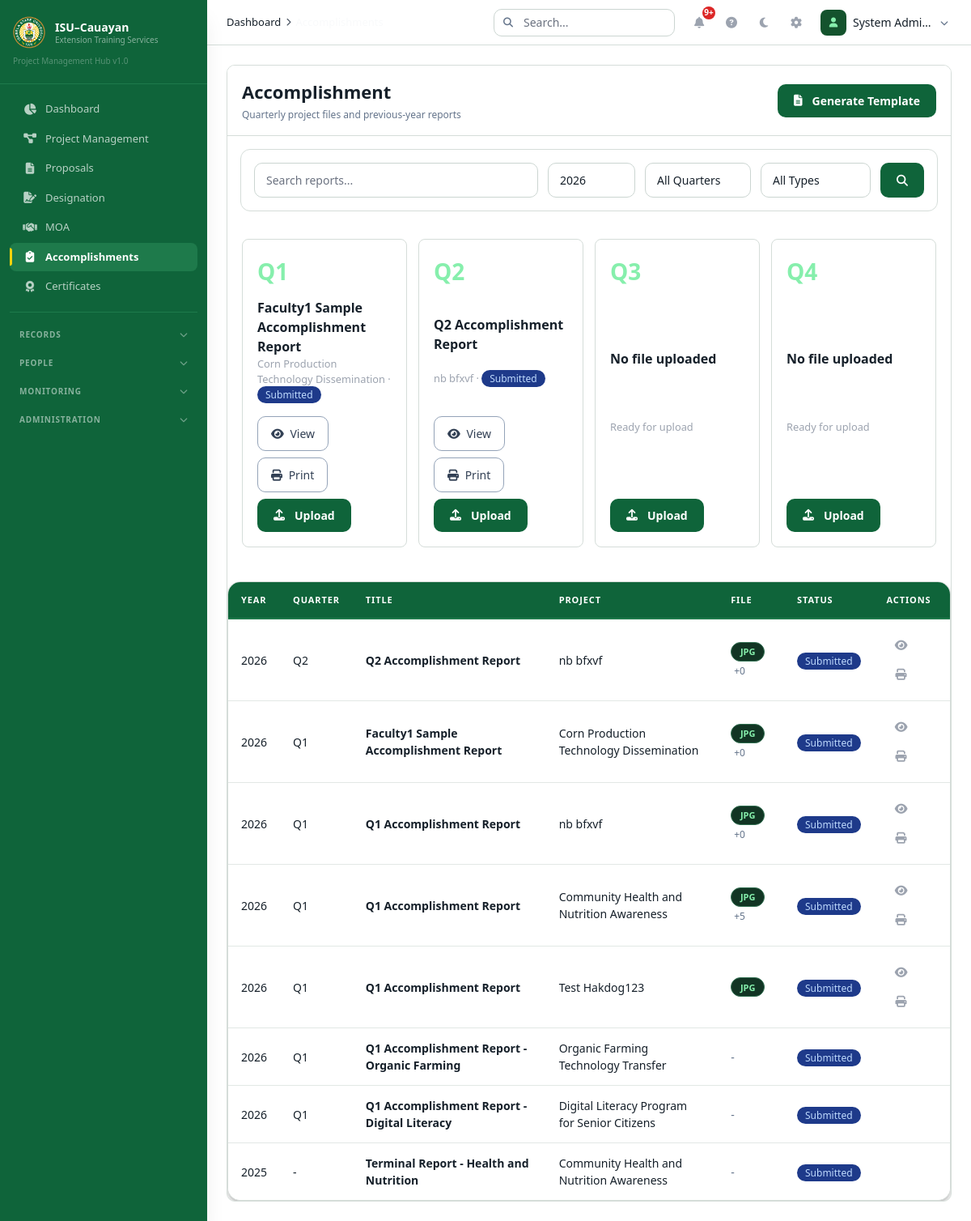
The app's page /index.php?module=reports (signed in) with its own data.
### tables this page shows
CREATE TABLE `accomplishment_reports` (
  `id` int(11) NOT NULL,
  `report_number` varchar(30) NOT NULL,
  `report_type` enum('quarterly','semi_annual','annual','terminal') NOT NULL,
  `period_quarter` enum('Q1','Q2','Q3','Q4') DEFAULT NULL,
  `period_year` year(4) DEFAULT NULL,
  `project_id` int(11) NOT NULL,
  `title` varchar(255) NOT NULL,
  `summary` text DEFAULT NULL,
  `submitted_by` int(11) NOT NULL,
  `date_submitted` date DEFAULT NULL,
  `status` enum('draft','submitted','under_review','approved','returned') NOT NULL DEFAULT 'draft',
  `reviewed_by` int(11) DEFAULT NULL,
  `reviewed_at` datetime DEFAULT NULL,
  `remarks` text DEFAULT NULL,
  `attachment` varchar(255) DEFAULT NULL,
  `attachments` longtext DEFAULT NULL,
  `created_at` datetime NOT NULL DEFAULT current_timestamp(),
  `updated_at` datetime NOT NULL DEFAULT current_timestamp() ON UPDATE current_timestamp()
);

CREATE TABLE `projects` (
  `id` int(11) NOT NULL,
  `project_code` varchar(30) NOT NULL,
  `program_id` int(11) DEFAULT NULL,
  `title` varchar(255) NOT NULL,
  `description` text DEFAULT NULL,
  `start_date` date DEFAULT NULL,
  `end_date` date DEFAULT NULL,
  `budget` decimal(15,2) NOT NULL DEFAULT 0.00,
  `funding_source_id` int(11) DEFAULT NULL,
  `partner_agency_id` int(11) DEFAULT NULL,
  `beneficiary_group_id` int(11) DEFAULT NULL,
  `location` varchar(255) DEFAULT NULL,
  `objectives` text DEFAULT NULL,
  `expected_outputs` text DEFAULT NULL,
  `status` enum('draft','pending','approved','ongoing','completed','cancelled','archived') NOT NULL DEFAULT 'draft',
  `completion_percentage` int(3) NOT NULL DEFAULT 0,
  `created_by` int(11) NOT NULL,
  `created_at` datetime NOT NULL DEFAULT current_timestamp(),
  `updated_at` datetime NOT NULL DEFAULT current_timestamp() ON UPDATE current_timestamp(),
  `deleted_at` datetime DEFAULT NULL
);

### controllers/Controllers.php (called while the page is built, shortened)
<?php
require_once __DIR__ . '/../config/helpers.php';
require_once __DIR__ . '/../includes/Permissions.php';
require_once __DIR__ . '/../includes/AssignmentVisibility.php';
class ReportController {
    public function index() {
        $page = max(1, intval($_GET['page'] ?? 1));
        $limit = ITEMS_PER_PAGE;
        $offset = ($page - 1) * $limit;
        $result = AssignmentVisibility::getVisibleReports($_GET['search'] ?? '', $_GET['type'] ?? '', $_GET['year'] ?? '', $_GET['quarter'] ?? '', $limit, $offset);
        $reports = $result['data'];
        require_once __DIR__ . '/../layouts/header.php';
        require_once __DIR__ . '/../views/reports/index.php';
        require_once __DIR__ . '/../layouts/footer.php';
    }
}

### includes/AssignmentVisibility.php (called while the page is built, shortened)
<?php
class AssignmentVisibility {
    private static function isFaculty() { return ($_SESSION['role'] ?? '') === 'faculty'; }
    public static function getVisibleReports($search = '', $type = '', $year = '', $quarter = '', $limit = 50, $offset = 0) {
        $facultyId = self::isFaculty() ? self::getFacultyId() : null;
        $where = " WHERE 1=1";
        $params = [];
        $countSql = "SELECT COUNT(*) as count FROM accomplishment_reports ar{$where}";
        $stmt = db()->prepare($countSql);
        $stmt->execute($params);
        $total = (int)$stmt->fetch()['count'];
        $sql = "SELECT ar.*, p.title as project_title, CONCAT(fp.first_name, ' ', fp.last_name) as submitter_name FROM accomplishment_reports ar JOIN projects p ON ar.project_id = p.id LEFT JOIN faculty_profiles fp ON ar.submitted_by = fp.user_id{$where} ORDER BY ar.period_year DESC, FIELD(ar.period_quarter, 'Q4','Q3','Q2','Q1'), ar.created_at DESC LIMIT ? OFFSET ?";
        $params[] = $limit; $params[] = $offset;
        $stmt = db()->prepare($sql);
        $stmt->execute($params);
        return ['data' => $stmt->fetchAll(), 'total' => $total];
    }
}

### config/Database.php (called while the page is built, shortened)
<?php
class Database {
    private static $instance = null;
    private $conn;
    private function __construct() {
        try {
            $dsn = "mysql:host=" . DB_HOST . ";dbname=" . DB_NAME . ";charset=" . DB_CHARSET;
            $this->conn = new PDO($dsn, DB_USER, DB_PASS, [
                PDO::ATTR_ERRMODE => PDO::ERRMODE_EXCEPTION,
                PDO::ATTR_DEFAULT_FETCH_MODE => PDO::FETCH_ASSOC,
                PDO::ATTR_EMULATE_PREPARES => false,
            ]);
        } catch (PDOException $e) {
            die("Database connection failed: " . $e->getMessage());
        }
    }
    public static function getInstance() {
        if (self::$instance === null) self::$instance = new self();
        return self::$instance;
    }
    public function getConnection() { return $this->conn; }
}

### includes/Permissions.php (called while the page is built, shortened)
<?php
class Permissions {
    public static function getRole() { return $_SESSION['role'] ?? ''; }
    public static function isAdmin() { return self::getRole() === 'admin'; }
}

### views/reports/index.php (the view, shortened to what this page needs)
<?php
$canUploadReport = Permissions::isAdmin();
$reportsByQuarter = [];
foreach ($reports as $report) {
    $reportsByQuarter[$report['period_quarter'] ?: 'Q1'][] = $report;
}
$selectedYear = $_GET['year'] ?? date('Y');
$reportYears = range((int)date('Y'), 2021);
?>
<div class="sketch-board">
    <div class="sketch-head">
        <div><h1>Accomplishment</h1><p>Quarterly project files and previous-year reports</p></div>
        <button onclick="openReportTemplate()" class="btn-primary"><i class="fas fa-file-lines mr-1"></i> Generate Template</button>
    </div>
    <form method="GET" class="filter-bar m-4 flex flex-col md:flex-row gap-3">
        <div class="flex-1 min-w-0"><input type="search" name="search" value="<?= e($_GET['search'] ?? '') ?>" placeholder="Search reports..." class="filter-input"></div>
        <select name="year" class="filter-select" aria-label="Year">
            <?php foreach($reportYears as $year): ?><option value="<?= $year ?>" <?= (string)$selectedYear === (string)$year ? 'selected' : '' ?>><?= $year ?></option><?php endforeach; ?>
        </select>
        <select name="quarter" class="filter-select" aria-label="Quarter">
            <option value="">All Quarters</option>
        </select>
        <select name="type" class="filter-select" aria-label="Report type">
            <option value="">All Types</option>
        </select>
        <button type="submit" class="btn-primary"><i class="fas fa-search"></i></button>
    </form>
    <div class="quarter-grid">
        <?php foreach(['Q1','Q2','Q3','Q4'] as $quarter): $latest = $reportsByQuarter[$quarter][0] ?? null; ?>
            <section class="quarter-card">
                <h2><?= $quarter ?></h2>
                <?php if($latest): ?>
                    <p><?= e($latest['title']) ?></p>
                    <small><?= e($latest['project_title'] ?? '-') ?> · <?= getStatusBadge($latest['status']) ?></small>
                <?php else: ?>
                    <p>No file uploaded</p>
                    <small>Ready for upload</small>
                <?php endif; ?>
                <div class="quarter-actions">
                    <?php if($latest && !empty($latest['attachment'])): ?><button onclick="previewReport(<?= (int)$latest['id'] ?>, <?= htmlspecialchars(json_encode($latest['title'] ?? 'Report'), ENT_QUOTES, 'UTF-8') ?>)" class="btn-ghost"><i class="fas fa-eye mr-1"></i> View</button><button onclick="printReport(<?= (int)$latest['id'] ?>)" class="btn-ghost"><i class="fas fa-print mr-1"></i> Print</button><?php endif; ?>
                    <?php if($canUploadReport): ?><button onclick="openReportUpload('<?= $quarter ?>')" class="btn-primary"><i class="fas fa-upload mr-1"></i> Upload</button><?php endif; ?>
                </div>
            </section>
        <?php endforeach; ?>
    </div>
    <div class="data-table-container mt-6">
        <div class="overflow-x-auto"><table class="data-table"><thead><tr><th>Year</th><th>Quarter</th><th>Title</th><th>Project</th><th>File</th><th>Status</th><th>Actions</th></tr></thead><tbody>
        <?php foreach($reports as $r): ?><tr>
            <td><?= e($r['period_year'] ?: '-') ?></td>
            <td><?= e($r['period_quarter'] ?: '-') ?></td>
            <td><span class="table-title"><?= e($r['title']) ?></span></td>
            <td><?= e($r['project_title'] ?? '-') ?></td>
            <td><?php if(!empty($r['attachment'])): ?><span class="file-extension-pill"><?= e(strtoupper(pathinfo($r['attachment'], PATHINFO_EXTENSION))) ?></span><?php if(!empty($r['attachments'])): ?><span class="text-xs text-[#9CA3AF] ml-1">+<?= count(attachmentPaths($r)) - 1 ?></span><?php endif; ?><?php else: ?><span class="text-[#6B7280]">-</span><?php endif; ?></td>
            <td><?= getStatusBadge($r['status']) ?></td>
            <td>
                <?php if(!empty($r['attachment'])): ?><button onclick="previewReport(<?= (int)$r['id'] ?>, <?= htmlspecialchars(json_encode($r['title'] ?? 'Report'), ENT_QUOTES, 'UTF-8') ?>)" class="action-btn" title="View" aria-label="View"><i class="fas fa-eye"></i></button><button onclick="printReport(<?= (int)$r['id'] ?>)" class="action-btn" title="Print" aria-label="Print"><i class="fas fa-print"></i></button><?php endif; ?>
            </td>
        </tr><?php endforeach; ?>
        </tbody></table></div>
    </div>
</div>

### config/helpers.php (shortened to what this page needs)
<?php
require_once __DIR__ . '/Database.php';
function db() { return Database::getInstance()->getConnection(); }
function e($str) { return htmlspecialchars($str ?? '', ENT_QUOTES, 'UTF-8'); }
function attachmentPaths($row) {
    $paths = [];
    if (!empty($row['attachments'])) {
        $decoded = json_decode($row['attachments'], true);
        if (is_array($decoded)) {
            foreach ($decoded as $item) {
                $path = is_array($item) ? ($item['path'] ?? $item['file_path'] ?? '') : $item;
                if ($path) $paths[] = $path;
            }
        }
    }
    return array_values(array_unique($paths));
}
function getStatusBadge($status) {
    $classes = [
        'draft' => 'bg-[#374151] text-[#E5E7EB]',
        'pending' => 'bg-[#78350F] text-[#FCD34D]',
        'submitted' => 'bg-[#1E3A8A] text-[#BFDBFE]',
        'under_review' => 'bg-[#1E3A8A] text-[#BFDBFE]',
        'active' => 'bg-[#14532D] text-[#86EFAC]',
        'ongoing' => 'bg-[#14532D] text-[#86EFAC]',
        'approved' => 'bg-[#14532D] text-[#86EFAC]',
        'completed' => 'bg-[#14532D] text-[#86EFAC]',
        'archived' => 'bg-[#374151] text-[#9CA3AF]',
        'returned' => 'bg-[#78350F] text-[#FCD34D]',
        'rejected' => 'bg-[#7F1D1D] text-[#FCA5A5]',
        'cancelled' => 'bg-[#7F1D1D] text-[#FCA5A5]',
        'expired' => 'bg-[#7F1D1D] text-[#FCA5A5]',
        'terminated' => 'bg-[#7F1D1D] text-[#FCA5A5]',
        'planned' => 'bg-[#374151] text-[#E5E7EB]',
        'in_progress' => 'bg-[#1E3A8A] text-[#BFDBFE]',
        'generated' => 'bg-[#1E3A8A] text-[#BFDBFE]',
        'printed' => 'bg-[#78350F] text-[#FCD34D]',
        'claimed' => 'bg-[#14532D] text-[#86EFAC]',
    ];
    $labels = ['under_review' => 'Under Review', 'in_progress' => 'In Progress'];
    $class = $classes[$status] ?? 'bg-[#374151] text-[#E5E7EB]';
    $label = $labels[$status] ?? ucfirst(str_replace('_', ' ', $status));
    return '<span class="px-2.5 py-0.5 rounded-full text-xs font-medium ' . $class . '">' . $label . '</span>';
}

### views/reports/index.php (style rules this page uses)
.quarter-grid { display:grid;grid-template-columns:repeat(4,minmax(0,1fr));gap:14px;padding:18px }
.quarter-card { background:#111827;border:1px solid #374151;border-radius:8px;padding:18px;min-height:150px;display:flex;flex-direction:column;justify-content:space-between }
.quarter-card h2 { font-size:28px;font-weight:800;color:#86EFAC }
.quarter-card p { color:#F9FAFB;font-weight:700;margin-top:12px }
.quarter-card small { color:#9CA3AF }
.quarter-actions { display:flex;gap:8px;margin-top:16px;flex-wrap:wrap }

### records on screen
accomplishment_reports: quarter "Q1", title "Faculty1 Sample Accomplishment Report", project.title "Corn Production Technology Dissemination", status "Submitted", period_year "2026", period_quarter "Q1", attachment "JPG", count(attachmentPaths($r)) - 1 "0"
accomplishment_reports: quarter "Q2", title "Q2 Accomplishment Report", project.title "nb bfxvf", status "Submitted", period_year "2026", period_quarter "Q2", attachment "JPG", count(attachmentPaths($r)) - 1 "0"
accomplishment_reports: period_year "2026", period_quarter "Q1", title "Q1 Accomplishment Report", project.title "nb bfxvf", attachment "JPG", count(attachmentPaths($r)) - 1 "0", status "Submitted"
accomplishment_reports: period_year "2026", period_quarter "Q1", title "Q1 Accomplishment Report", project.title "Community Health and Nutrition Awareness", attachment "JPG", count(attachmentPaths($r)) - 1 "5", status "Submitted"
accomplishment_reports: period_year "2026", period_quarter "Q1", title "Q1 Accomplishment Report", project.title "Test Hakdog123", attachment "JPG", status "Submitted"
accomplishment_reports: period_year "2026", period_quarter "Q1", title "Q1 Accomplishment Report - Organic Farming", project.title "Organic Farming Technology Transfer", status "Submitted"
accomplishment_reports: period_year "2026", period_quarter "Q1", title "Q1 Accomplishment Report - Digital Literacy", project.title "Digital Literacy Program for Senior Citizens", status "Submitted"
accomplishment_reports: period_year "2025", period_quarter "-", title "Terminal Report - Health and Nutrition", project.title "Community Health and Nutrition Awareness", status "Submitted"

### other values on screen
$item['label'] "Dashboard"
$item['label'] "Project Management"
$item['label'] "Proposals"
$item['label'] "Designation"
$item['label'] "MOA"
$item['label'] "Accomplishments"
$item['label'] "Certificates"
$group['label'] "RECORDS"
$group['label'] "PEOPLE"
$group['label'] "MONITORING"
$group['label'] "ADMINISTRATION"
$crumb['label'] "Dashboard"
$user['name'] ?: $user['username'] "System Admi…"
$quarter "Q3"
$quarter "Q4"
